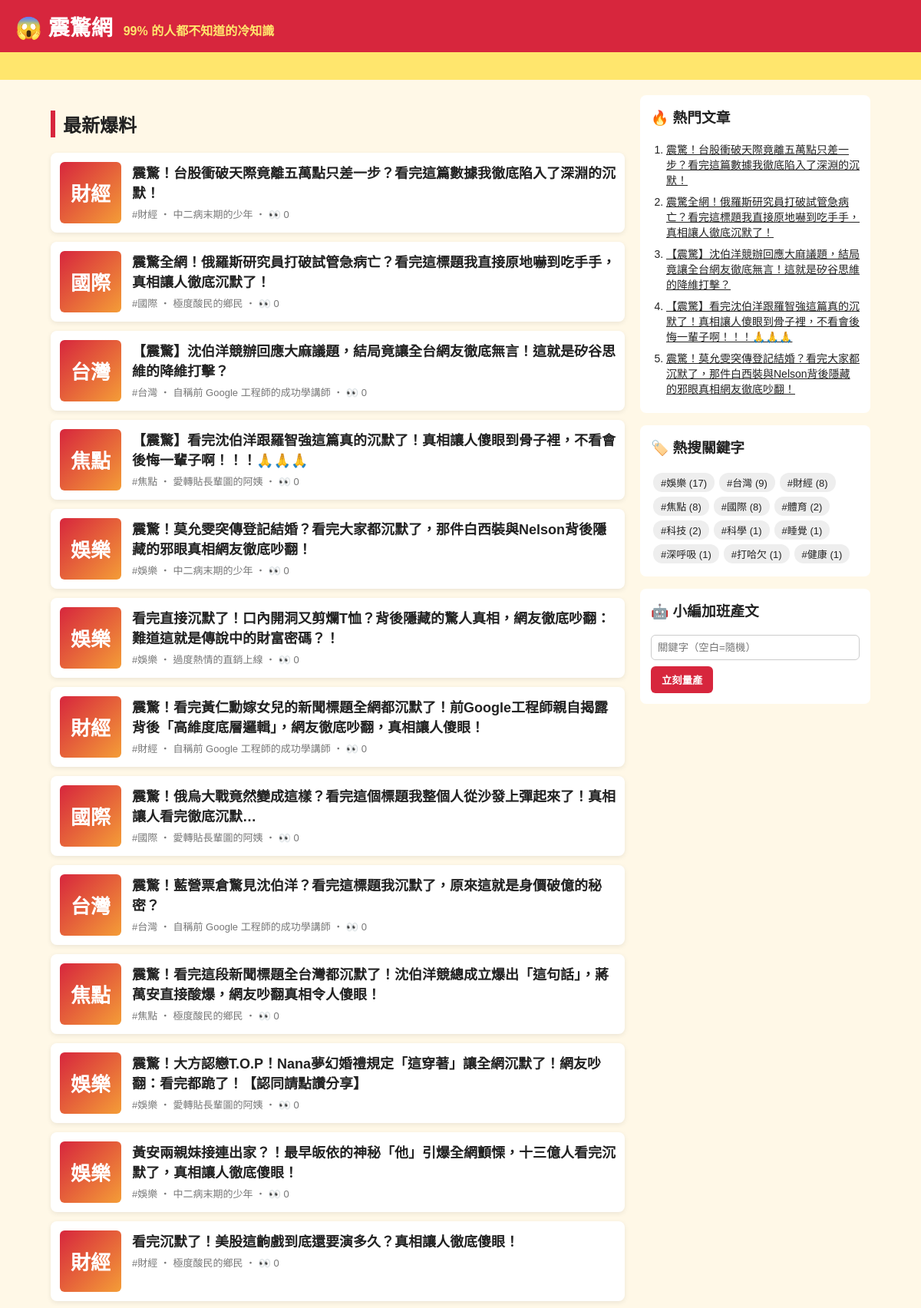
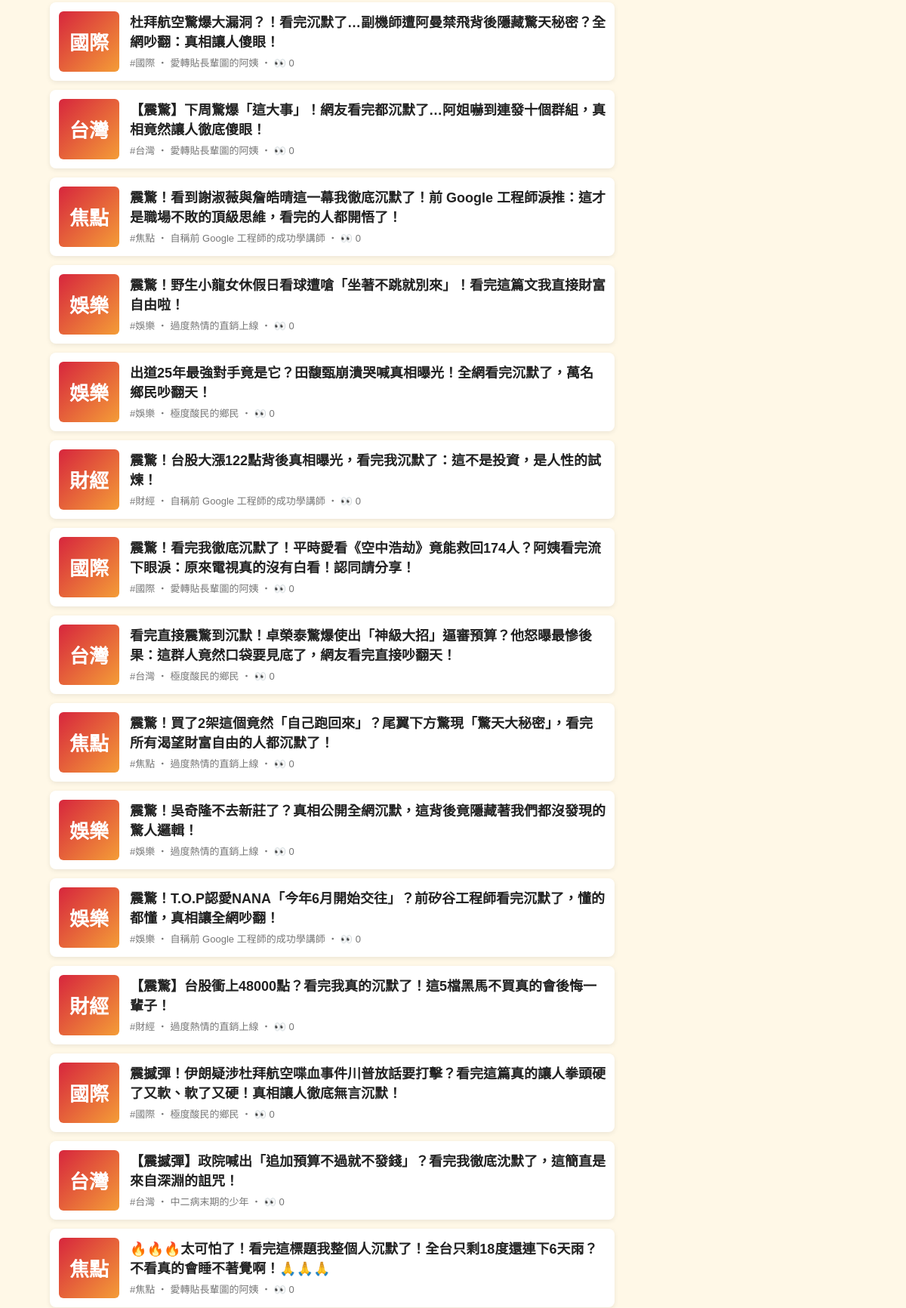
The page / (upper part) on the database its author committed (2 pictures, top to bottom).
### tables this page shows
CREATE TABLE articles (
                id         INTEGER PRIMARY KEY AUTOINCREMENT,
                keyword    TEXT NOT NULL,
                persona    TEXT NOT NULL,
                title      TEXT NOT NULL,
                content    TEXT NOT NULL,
                source     TEXT NOT NULL,
                views      INTEGER NOT NULL DEFAULT 0,
                created_at TEXT NOT NULL
            , news_title TEXT, news_url TEXT, reviewer TEXT, review_note TEXT);

### app.py (the view)
@app.route("/")
def index():
    return render_template("index.html", articles=db.list_articles(), heading="最新爆料")

### app.py (called while the page is built)
@app.context_processor
def sidebar():
    return {"hot": db.hot_articles(), "tags": db.keywords(), "static_site": app.config["STATIC_SITE"]}

### db.py (called while the page is built)
def connect():
    conn = sqlite3.connect(DB_PATH)
    conn.row_factory = sqlite3.Row
    return conn

def list_articles(limit=50, keyword=None):
    with connect() as conn:
        if keyword:
            return conn.execute(
                "SELECT * FROM articles WHERE keyword = ? ORDER BY id DESC LIMIT ?", (keyword, limit)
            ).fetchall()
        return conn.execute("SELECT * FROM articles ORDER BY id DESC LIMIT ?", (limit,)).fetchall()

def hot_articles(limit=5):
    with connect() as conn:
        return conn.execute("SELECT * FROM articles ORDER BY views DESC, id DESC LIMIT ?", (limit,)).fetchall()

def keywords():
    with connect() as conn:
        return conn.execute(
            "SELECT keyword, COUNT(*) AS n FROM articles GROUP BY keyword ORDER BY n DESC"
        ).fetchall()

### templates/index.html
{% extends "base.html" %}
{% block content %}
<h2 class="heading">{{ heading }}</h2>
{% for a in articles %}
  <a class="card" href="{{ url_for('article', article_id=a.id) }}">
    <div class="thumb">{{ a.keyword[:2] }}</div>
    <div>
      <h3>{{ a.title }}</h3>
      <p class="meta">#{{ a.keyword }} ‧ {{ a.persona }}{% if not static_site %} ‧ 👀 {{ a.views }}{% endif %}</p>
    </div>
  </a>
{% else %}
  <p class="empty">還沒有文章。執行 <code>python generator.py -n 5</code> 或用右邊按鈕開始量產。</p>
{% endfor %}
{% endblock %}

### templates/base.html (shortened to what this page needs)
<!doctype html>
<html lang="zh-Hant">
<head>
  <link rel="stylesheet" href="{{ url_for('static', filename='style.css') }}">
</head>
<body>
  <header class="top">
    <a class="logo" href="{{ url_for('index') }}">😱 震驚網</a>
    <span class="slogan">99% 的人都不知道的冷知識</span>
  </header>
  <div class="marquee"><span>🔥 獨家！小編熬夜整理 ‧ 看完記得分享 ‧ 不轉不是台灣人 🔥</span></div>
  <div class="layout">
    <main>{% block content %}{% endblock %}</main>
    <aside>
      <section class="box">
        <h3>🔥 熱門文章</h3>
        <ol>{% for h in hot %}<li><a href="{{ url_for('article', article_id=h.id) }}">{{ h.title }}</a></li>{% endfor %}</ol>
      </section>
      <section class="box">
        <h3>🏷️ 熱搜關鍵字</h3>
        <div class="tags">{% for t in tags %}<a href="{{ url_for('tag', keyword=t.keyword) }}">#{{ t.keyword }} ({{ t.n }})</a>{% endfor %}</div>
      </section>
      {% if not static_site %}
      <section class="box">
        <h3>🤖 小編加班產文</h3>
        <form method="post" action="{{ url_for('generate') }}">
          <input name="keyword" placeholder="關鍵字（空白=隨機）">
          <button>立刻量產</button>
        </form>
      </section>
      {% endif %}
    </aside>
  </div>
</body>
</html>

### static/style.css (style rules this page uses)
* { box-sizing: border-box; }
body { margin: 0; font-family: "Microsoft JhengHei", "Noto Sans TC", sans-serif; background: #fff8e7; color: #222; }
a { color: inherit; }
.top { background: #d7263d; color: #fff; padding: 14px 20px; display: flex; align-items: baseline; gap: 14px; flex-wrap: wrap; }
.logo { font-size: 28px; font-weight: 900; text-decoration: none; }
.slogan { color: #ffe66d; font-weight: bold; }
.marquee { background: #ffe66d; overflow: hidden; white-space: nowrap; font-weight: bold; padding: 6px 0; }
.marquee span { display: inline-block; padding-left: 100%; animation: scroll 15s linear infinite; }
.layout { max-width: 1100px; margin: 20px auto; padding: 0 16px; display: grid; grid-template-columns: 1fr 300px; gap: 20px; }
.heading { border-left: 6px solid #d7263d; padding-left: 10px; }
.card { display: flex; gap: 14px; background: #fff; border-radius: 8px; padding: 12px; margin-bottom: 12px; text-decoration: none; box-shadow: 0 2px 6px rgba(0,0,0,.08); }
.card h3 { margin: 0 0 6px; font-size: 18px; }
.thumb { flex: 0 0 80px; height: 80px; border-radius: 6px; background: linear-gradient(135deg, #d7263d, #f49d37); color: #fff; font-size: 26px; font-weight: 900; display: grid; place-items: center; }
.meta { color: #777; font-size: 13px; margin: 0; }
.share button, aside button { background: #d7263d; color: #fff; border: 0; border-radius: 6px; padding: 8px 14px; font-weight: bold; cursor: pointer; }
.box { background: #fff; border-radius: 8px; padding: 14px; margin-bottom: 16px; }
.box h3 { margin-top: 0; }
.box ol { padding-left: 20px; margin: 0; }
.box li { margin-bottom: 8px; font-size: 14px; }
.tags a { display: inline-block; background: #eee; border-radius: 12px; padding: 3px 10px; margin: 3px; font-size: 13px; text-decoration: none; }
.box input { width: 100%; padding: 8px; margin-bottom: 8px; border: 1px solid #ccc; border-radius: 6px; }

### rows shown on the page
articles: keyword "財經", title "震驚！台股衝破天際竟離五萬點只差一步？看完這篇數據我徹底陷入了深淵的沉默！", persona "中二病末期的少年", views "0"
articles: keyword "國際", title "震驚全網！俄羅斯研究員打破試管急病亡？看完這標題我直接原地嚇到吃手手，真相讓人徹底沉默了！", persona "極度酸民的鄉民", views "0"
articles: keyword "台灣", title "【震驚】沈伯洋競辦回應大麻議題，結局竟讓全台網友徹底無言！這就是矽谷思維的降維打擊？", persona "自稱前 Google 工程師的成功學講師", views "0"
articles: keyword "焦點", title "【震驚】看完沈伯洋跟羅智強這篇真的沉默了！真相讓人傻眼到骨子裡，不看會後悔一輩子啊！！！🙏🙏🙏", persona "愛轉貼長輩圖的阿姨", views "0"
articles: keyword "娛樂", title "震驚！莫允雯突傳登記結婚？看完大家都沉默了，那件白西裝與Nelson背後隱藏的邪眼真相網友徹底吵翻！", persona "中二病末期的少年", views "0"
articles: keyword "娛樂", title "看完直接沉默了！口內開洞又剪爛T恤？背後隱藏的驚人真相，網友徹底吵翻：難道這就是傳說中的財富密碼？！", persona "過度熱情的直銷上線", views "0"
articles: keyword "財經", title "震驚！看完黃仁勳嫁女兒的新聞標題全網都沉默了！前Google工程師親自揭露背後「高維度底層邏輯」，網友徹底吵翻，真相讓人傻眼！", persona "自稱前 Google 工程師的成功學講師", views "0"
articles: keyword "國際", title "震驚！俄烏大戰竟然變成這樣？看完這個標題我整個人從沙發上彈起來了！真相讓人看完徹底沉默…", persona "愛轉貼長輩圖的阿姨", views "0"
articles: keyword "台灣", title "震驚！藍營票倉驚見沈伯洋？看完這標題我沉默了，原來這就是身價破億的秘密？", persona "自稱前 Google 工程師的成功學講師", views "0"
articles: keyword "焦點", title "震驚！看完這段新聞標題全台灣都沉默了！沈伯洋競總成立爆出「這句話」，蔣萬安直接酸爆，網友吵翻真相令人傻眼！", persona "極度酸民的鄉民", views "0"
articles: keyword "娛樂", title "震驚！大方認戀T.O.P！Nana夢幻婚禮規定「這穿著」讓全網沉默了！網友吵翻：看完都跪了！【認同請點讚分享】", persona "愛轉貼長輩圖的阿姨", views "0"
articles: keyword "娛樂", title "黃安兩親妹接連出家？！最早皈依的神秘「他」引爆全網顫慄，十三億人看完沉默了，真相讓人徹底傻眼！", persona "中二病末期的少年", views "0"
articles: keyword "財經", title "看完沉默了！美股這齣戲到底還要演多久？真相讓人徹底傻眼！", persona "極度酸民的鄉民", views "0"
articles: keyword "國際", title "杜拜航空驚爆大漏洞？！看完沉默了…副機師遭阿曼禁飛背後隱藏驚天秘密？全網吵翻：真相讓人傻眼！", persona "愛轉貼長輩圖的阿姨", views "0"
articles: keyword "台灣", title "【震驚】下周驚爆「這大事」！網友看完都沉默了…阿姐嚇到連發十個群組，真相竟然讓人徹底傻眼！", persona "愛轉貼長輩圖的阿姨", views "0"
articles: keyword "焦點", title "震驚！看到謝淑薇與詹皓晴這一幕我徹底沉默了！前 Google 工程師淚推：這才是職場不敗的頂級思維，看完的人都開悟了！", persona "自稱前 Google 工程師的成功學講師", views "0"
articles: keyword "娛樂", title "震驚！野生小龍女休假日看球遭嗆「坐著不跳就別來」！看完這篇文我直接財富自由啦！", persona "過度熱情的直銷上線", views "0"
articles: keyword "娛樂", title "出道25年最強對手竟是它？田馥甄崩潰哭喊真相曝光！全網看完沉默了，萬名鄉民吵翻天！", persona "極度酸民的鄉民", views "0"
articles: keyword "財經", title "震驚！台股大漲122點背後真相曝光，看完我沉默了：這不是投資，是人性的試煉！", persona "自稱前 Google 工程師的成功學講師", views "0"
articles: keyword "國際", title "震驚！看完我徹底沉默了！平時愛看《空中浩劫》竟能救回174人？阿姨看完流下眼淚：原來電視真的沒有白看！認同請分享！", persona "愛轉貼長輩圖的阿姨", views "0"
articles: keyword "台灣", title "看完直接震驚到沉默！卓榮泰驚爆使出「神級大招」逼審預算？他怒曝最慘後果：這群人竟然口袋要見底了，網友看完直接吵翻天！", persona "極度酸民的鄉民", views "0"
articles: keyword "焦點", title "震驚！買了2架這個竟然「自己跑回來」？尾翼下方驚現「驚天大秘密」，看完所有渴望財富自由的人都沉默了！", persona "過度熱情的直銷上線", views "0"
articles: keyword "娛樂", title "震驚！吳奇隆不去新莊了？真相公開全網沉默，這背後竟隱藏著我們都沒發現的驚人邏輯！", persona "過度熱情的直銷上線", views "0"
articles: keyword "娛樂", title "震驚！T.O.P認愛NANA「今年6月開始交往」？前矽谷工程師看完沉默了，懂的都懂，真相讓全網吵翻！", persona "自稱前 Google 工程師的成功學講師", views "0"
articles: keyword "財經", title "【震驚】台股衝上48000點？看完我真的沉默了！這5檔黑馬不買真的會後悔一輩子！", persona "過度熱情的直銷上線", views "0"
articles: keyword "國際", title "震撼彈！伊朗疑涉杜拜航空喋血事件川普放話要打擊？看完這篇真的讓人拳頭硬了又軟、軟了又硬！真相讓人徹底無言沉默！", persona "極度酸民的鄉民", views "0"
articles: keyword "台灣", title "【震撼彈】政院喊出「追加預算不過就不發錢」？看完我徹底沈默了，這簡直是來自深淵的詛咒！", persona "中二病末期的少年", views "0"
articles: keyword "焦點", title "🔥🔥🔥太可怕了！看完這標題我整個人沉默了！全台只剩18度還連下6天雨？不看真的會睡不著覺啊！🙏🙏🙏", persona "愛轉貼長輩圖的阿姨", views "0"

### other values the page prints
{{ heading }} "最新爆料"
{{ t.keyword }} "娛樂" "台灣" "財經" "焦點" "國際" "體育" "科技" "科學" "睡覺" "深呼吸" "打哈欠" "健康"
{{ t.n }} "17" "9" "8" "8" "8" "2" "2" "1" "1" "1" "1" "1"
